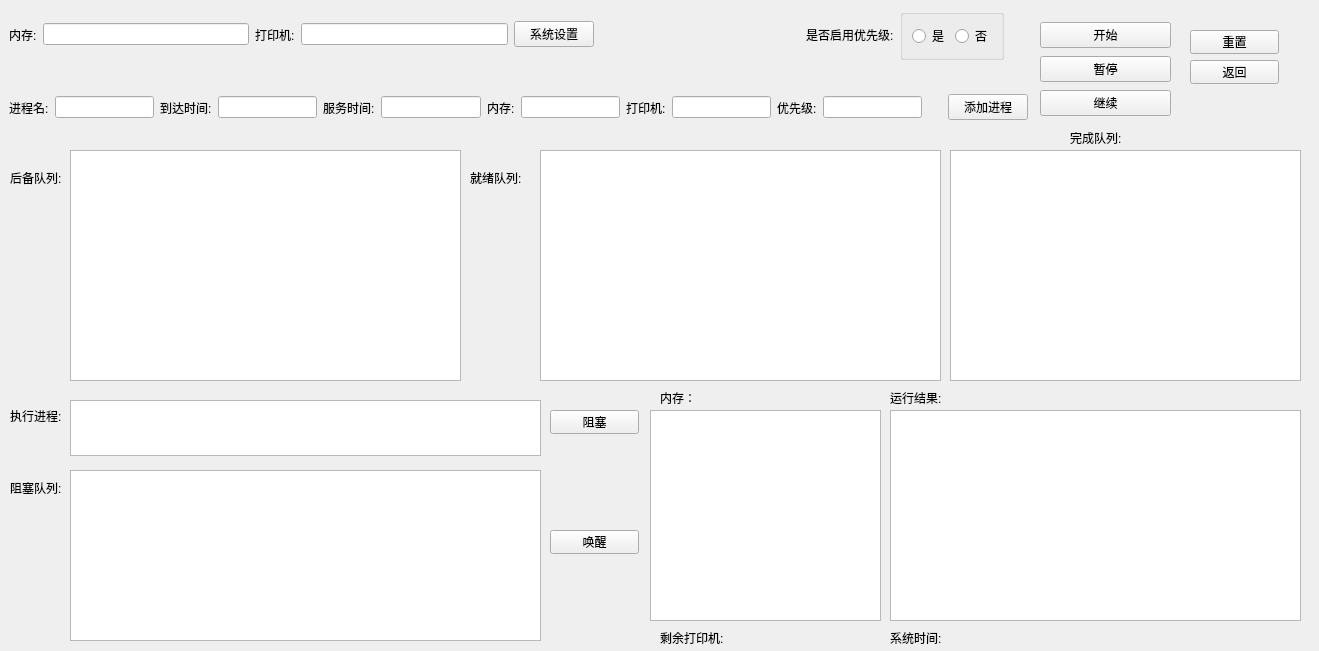
<?xml version="1.0" encoding="UTF-8"?>
<ui version="4.0">
 <class>SRTF</class>
 <widget class="QWidget" name="SRTF">
  <property name="geometry">
   <rect>
    <x>0</x>
    <y>0</y>
    <width>1319</width>
    <height>651</height>
   </rect>
  </property>
  <property name="windowTitle">
   <string>最短剩余时间算法</string>
  </property>
  <widget class="QLabel" name="ready_list">
   <property name="geometry">
    <rect>
     <x>470</x>
     <y>170</y>
     <width>68</width>
     <height>16</height>
    </rect>
   </property>
   <property name="text">
    <string>就绪队列:</string>
   </property>
  </widget>
  <widget class="QPushButton" name="wakeup">
   <property name="geometry">
    <rect>
     <x>550</x>
     <y>530</y>
     <width>89</width>
     <height>24</height>
    </rect>
   </property>
   <property name="text">
    <string>唤醒</string>
   </property>
  </widget>
  <widget class="QWidget" name="widget_3" native="true">
   <property name="geometry">
    <rect>
     <x>1040</x>
     <y>20</y>
     <width>131</width>
     <height>101</height>
    </rect>
   </property>
   <layout class="QVBoxLayout" name="verticalLayout">
    <item>
     <widget class="QPushButton" name="begin">
      <property name="text">
       <string>开始</string>
      </property>
     </widget>
    </item>
    <item>
     <widget class="QPushButton" name="stop_run">
      <property name="text">
       <string>暂停</string>
      </property>
     </widget>
    </item>
    <item>
     <widget class="QPushButton" name="continue_run">
      <property name="text">
       <string>继续</string>
      </property>
     </widget>
    </item>
   </layout>
  </widget>
  <widget class="QLabel" name="os_time">
   <property name="geometry">
    <rect>
     <x>970</x>
     <y>630</y>
     <width>72</width>
     <height>15</height>
    </rect>
   </property>
   <property name="text">
    <string/>
   </property>
  </widget>
  <widget class="QLabel" name="label_2">
   <property name="geometry">
    <rect>
     <x>890</x>
     <y>630</y>
     <width>72</width>
     <height>15</height>
    </rect>
   </property>
   <property name="text">
    <string>系统时间:</string>
   </property>
  </widget>
  <widget class="QTableWidget" name="run_table">
   <property name="geometry">
    <rect>
     <x>70</x>
     <y>400</y>
     <width>471</width>
     <height>56</height>
    </rect>
   </property>
   <property name="sizePolicy">
    <sizepolicy hsizetype="Preferred" vsizetype="Preferred">
     <horstretch>0</horstretch>
     <verstretch>0</verstretch>
    </sizepolicy>
   </property>
   <property name="focusPolicy">
    <enum>Qt::StrongFocus</enum>
   </property>
   <property name="contextMenuPolicy">
    <enum>Qt::DefaultContextMenu</enum>
   </property>
   <property name="frameShape">
    <enum>QFrame::StyledPanel</enum>
   </property>
   <property name="frameShadow">
    <enum>QFrame::Sunken</enum>
   </property>
   <property name="rowCount">
    <number>0</number>
   </property>
   <property name="columnCount">
    <number>0</number>
   </property>
   <attribute name="horizontalHeaderDefaultSectionSize">
    <number>117</number>
   </attribute>
  </widget>
  <widget class="QTableWidget" name="finish_table">
   <property name="geometry">
    <rect>
     <x>950</x>
     <y>150</y>
     <width>351</width>
     <height>231</height>
    </rect>
   </property>
   <property name="frameShape">
    <enum>QFrame::StyledPanel</enum>
   </property>
   <property name="frameShadow">
    <enum>QFrame::Sunken</enum>
   </property>
  </widget>
  <widget class="QTableWidget" name="end_table">
   <property name="geometry">
    <rect>
     <x>890</x>
     <y>410</y>
     <width>411</width>
     <height>211</height>
    </rect>
   </property>
   <property name="frameShape">
    <enum>QFrame::StyledPanel</enum>
   </property>
  </widget>
  <widget class="QLabel" name="printer_num">
   <property name="geometry">
    <rect>
     <x>730</x>
     <y>630</y>
     <width>72</width>
     <height>15</height>
    </rect>
   </property>
   <property name="text">
    <string/>
   </property>
  </widget>
  <widget class="QWidget" name="widget_2" native="true">
   <property name="geometry">
    <rect>
     <x>0</x>
     <y>0</y>
     <width>1037</width>
     <height>140</height>
    </rect>
   </property>
   <layout class="QGridLayout" name="gridLayout">
    <item row="0" column="0">
     <widget class="QWidget" name="widget_8" native="true">
      <layout class="QHBoxLayout" name="horizontalLayout">
       <item>
        <widget class="QLabel" name="ram">
         <property name="text">
          <string>内存:</string>
         </property>
        </widget>
       </item>
       <item>
        <widget class="QLineEdit" name="ram_edit"/>
       </item>
       <item>
        <widget class="QLabel" name="print">
         <property name="text">
          <string>打印机:</string>
         </property>
        </widget>
       </item>
       <item>
        <widget class="QLineEdit" name="print_edit"/>
       </item>
       <item>
        <widget class="QPushButton" name="set_os">
         <property name="text">
          <string>系统设置</string>
         </property>
        </widget>
       </item>
       <item>
        <spacer name="horizontalSpacer">
         <property name="orientation">
          <enum>Qt::Horizontal</enum>
         </property>
         <property name="sizeHint" stdset="0">
          <size>
           <width>40</width>
           <height>20</height>
          </size>
         </property>
        </spacer>
       </item>
       <item>
        <widget class="QLabel" name="pri_change">
         <property name="text">
          <string>是否启用优先级:</string>
         </property>
        </widget>
       </item>
       <item>
        <widget class="QGroupBox" name="groupBox">
         <property name="title">
          <string/>
         </property>
         <layout class="QHBoxLayout" name="horizontalLayout_2">
          <item>
           <widget class="QRadioButton" name="pri_ture">
            <property name="text">
             <string>是</string>
            </property>
           </widget>
          </item>
          <item>
           <widget class="QRadioButton" name="pri_false">
            <property name="text">
             <string>否</string>
            </property>
           </widget>
          </item>
         </layout>
        </widget>
       </item>
       <item>
        <widget class="QWidget" name="widget_9" native="true">
         <layout class="QHBoxLayout" name="horizontalLayout_9"/>
        </widget>
       </item>
      </layout>
     </widget>
    </item>
    <item row="1" column="0">
     <widget class="QWidget" name="widget" native="true">
      <property name="focusPolicy">
       <enum>Qt::NoFocus</enum>
      </property>
      <layout class="QHBoxLayout" name="horizontalLayout_5">
       <item>
        <widget class="QLabel" name="name">
         <property name="text">
          <string>进程名:</string>
         </property>
        </widget>
       </item>
       <item>
        <widget class="QLineEdit" name="name_edit"/>
       </item>
       <item>
        <widget class="QLabel" name="arr">
         <property name="text">
          <string>到达时间:</string>
         </property>
        </widget>
       </item>
       <item>
        <widget class="QLineEdit" name="arr_edit"/>
       </item>
       <item>
        <widget class="QLabel" name="ser">
         <property name="text">
          <string>服务时间:</string>
         </property>
        </widget>
       </item>
       <item>
        <widget class="QLineEdit" name="ser_edit"/>
       </item>
       <item>
        <widget class="QLabel" name="arm">
         <property name="text">
          <string>内存:</string>
         </property>
        </widget>
       </item>
       <item>
        <widget class="QLineEdit" name="arm_edit"/>
       </item>
       <item>
        <widget class="QLabel" name="printer">
         <property name="text">
          <string>打印机:</string>
         </property>
        </widget>
       </item>
       <item>
        <widget class="QLineEdit" name="printer_edit"/>
       </item>
       <item>
        <widget class="QLabel" name="pri">
         <property name="text">
          <string>优先级:</string>
         </property>
        </widget>
       </item>
       <item>
        <widget class="QLineEdit" name="pri_edit"/>
       </item>
       <item>
        <spacer name="horizontalSpacer_2">
         <property name="orientation">
          <enum>Qt::Horizontal</enum>
         </property>
         <property name="sizeType">
          <enum>QSizePolicy::Fixed</enum>
         </property>
         <property name="sizeHint" stdset="0">
          <size>
           <width>20</width>
           <height>20</height>
          </size>
         </property>
        </spacer>
       </item>
       <item>
        <widget class="QPushButton" name="add">
         <property name="text">
          <string>添加进程</string>
         </property>
        </widget>
       </item>
      </layout>
     </widget>
    </item>
   </layout>
  </widget>
  <widget class="QLabel" name="ending">
   <property name="geometry">
    <rect>
     <x>890</x>
     <y>390</y>
     <width>72</width>
     <height>15</height>
    </rect>
   </property>
   <property name="text">
    <string>运行结果:</string>
   </property>
  </widget>
  <widget class="QPushButton" name="back">
   <property name="geometry">
    <rect>
     <x>1190</x>
     <y>60</y>
     <width>89</width>
     <height>24</height>
    </rect>
   </property>
   <property name="text">
    <string>返回</string>
   </property>
  </widget>
  <widget class="QLabel" name="finish_list">
   <property name="geometry">
    <rect>
     <x>1070</x>
     <y>130</y>
     <width>72</width>
     <height>15</height>
    </rect>
   </property>
   <property name="text">
    <string>完成队列:</string>
   </property>
  </widget>
  <widget class="QTableWidget" name="arm_table">
   <property name="geometry">
    <rect>
     <x>650</x>
     <y>410</y>
     <width>231</width>
     <height>211</height>
    </rect>
   </property>
  </widget>
  <widget class="QPushButton" name="sleep">
   <property name="geometry">
    <rect>
     <x>550</x>
     <y>410</y>
     <width>89</width>
     <height>24</height>
    </rect>
   </property>
   <property name="text">
    <string>阻塞</string>
   </property>
  </widget>
  <widget class="QLabel" name="wait_list">
   <property name="geometry">
    <rect>
     <x>10</x>
     <y>480</y>
     <width>61</width>
     <height>16</height>
    </rect>
   </property>
   <property name="text">
    <string>阻塞队列:</string>
   </property>
  </widget>
  <widget class="QLabel" name="have_printer">
   <property name="geometry">
    <rect>
     <x>660</x>
     <y>630</y>
     <width>81</width>
     <height>16</height>
    </rect>
   </property>
   <property name="text">
    <string>剩余打印机:</string>
   </property>
  </widget>
  <widget class="QTableWidget" name="creat_table">
   <property name="geometry">
    <rect>
     <x>70</x>
     <y>150</y>
     <width>391</width>
     <height>231</height>
    </rect>
   </property>
   <property name="frameShape">
    <enum>QFrame::StyledPanel</enum>
   </property>
  </widget>
  <widget class="QLabel" name="creat_list">
   <property name="geometry">
    <rect>
     <x>10</x>
     <y>170</y>
     <width>71</width>
     <height>16</height>
    </rect>
   </property>
   <property name="text">
    <string>后备队列:</string>
   </property>
  </widget>
  <widget class="QLabel" name="run_list">
   <property name="geometry">
    <rect>
     <x>10</x>
     <y>400</y>
     <width>61</width>
     <height>31</height>
    </rect>
   </property>
   <property name="text">
    <string>执行进程:</string>
   </property>
  </widget>
  <widget class="QTableWidget" name="ready_table">
   <property name="geometry">
    <rect>
     <x>540</x>
     <y>150</y>
     <width>401</width>
     <height>231</height>
    </rect>
   </property>
   <property name="frameShape">
    <enum>QFrame::StyledPanel</enum>
   </property>
  </widget>
  <widget class="QTableWidget" name="wait_table">
   <property name="geometry">
    <rect>
     <x>70</x>
     <y>470</y>
     <width>471</width>
     <height>171</height>
    </rect>
   </property>
   <property name="frameShape">
    <enum>QFrame::StyledPanel</enum>
   </property>
   <property name="frameShadow">
    <enum>QFrame::Sunken</enum>
   </property>
  </widget>
  <widget class="QLabel" name="label">
   <property name="geometry">
    <rect>
     <x>660</x>
     <y>390</y>
     <width>72</width>
     <height>15</height>
    </rect>
   </property>
   <property name="text">
    <string>内存：</string>
   </property>
  </widget>
  <widget class="QPushButton" name="reback">
   <property name="geometry">
    <rect>
     <x>1190</x>
     <y>30</y>
     <width>89</width>
     <height>24</height>
    </rect>
   </property>
   <property name="text">
    <string>重置</string>
   </property>
  </widget>
 </widget>
 <resources/>
 <connections/>
</ui>
